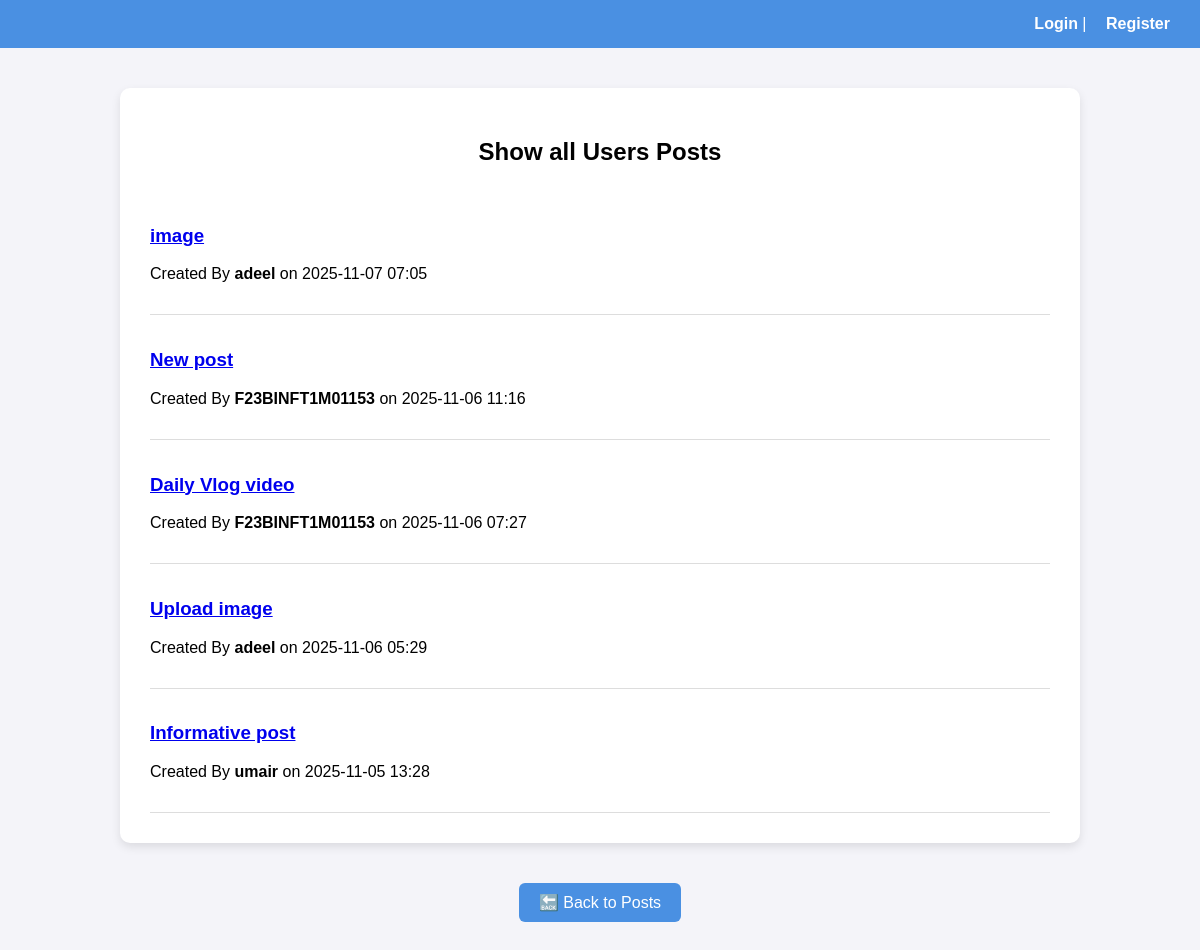
The app's page /posts/, older data.
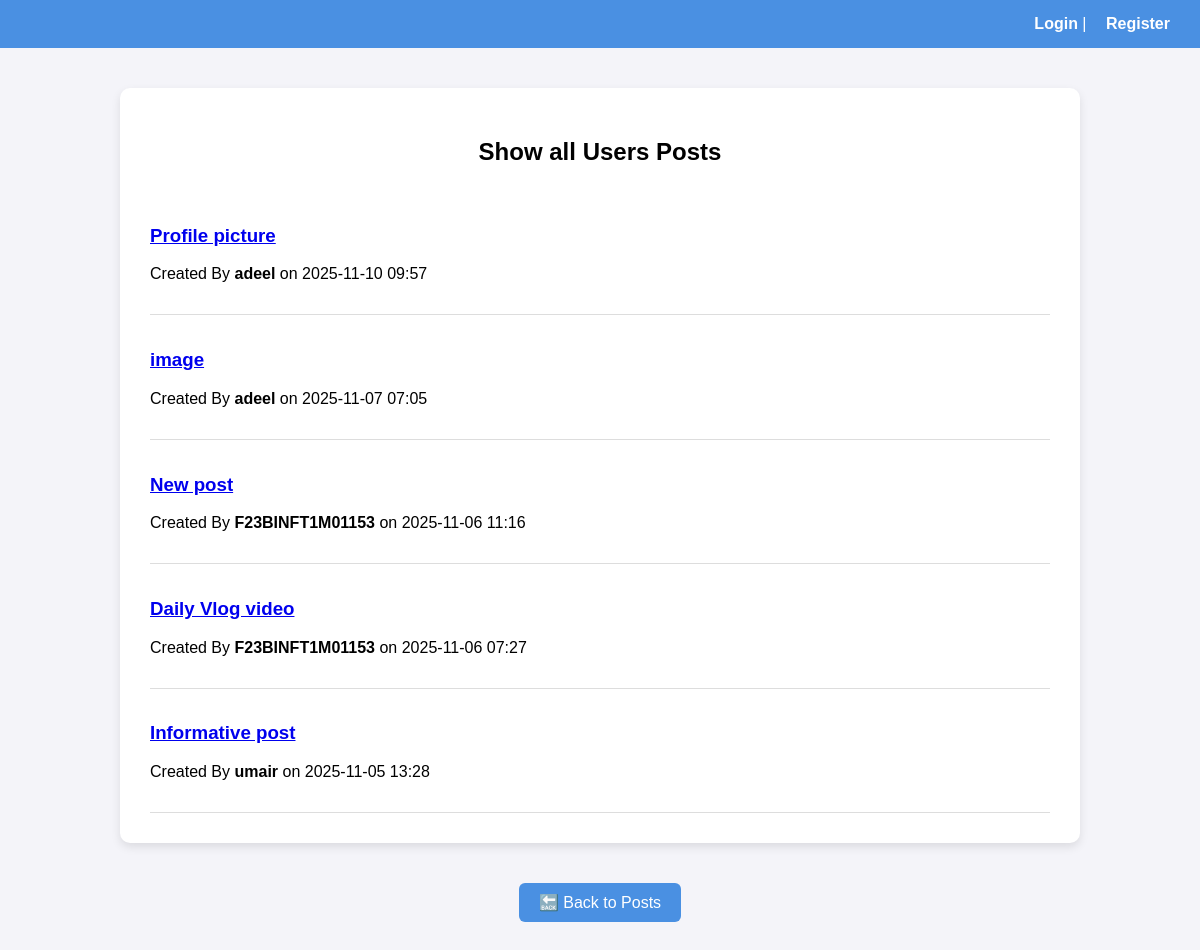
The same page, newer data.
### newapp/models.py (models this page shows)
class Post(models.Model):
    title = models.CharField(max_length=200)
    content = models.TextField()
    insert_image = models.ImageField(upload_to='post_images/', null=True, blank=True)
    author = models.ForeignKey(User, on_delete=models.CASCADE)
    created_at = models.DateTimeField(auto_now_add=True)
    updated_at = models.DateTimeField(auto_now=True)
    views = models.PositiveIntegerField(default=0)

### newapp/views.py (the view)
# urls.py: path("posts/", views.show_all_list, name="show_all_list"),
def show_all_list(request):
    posts = Post.objects.all().order_by('-created_at')
    return render(request, 'newapp/show_all_posts.html', {'posts': posts})

### templates/newapp/show_all_posts.html (shortened to what this page needs)
{% load static %}
<!DOCTYPE html>
<html>
<head>
</head>
<body>
<header>
    <div>
        {% if request.user.is_authenticated %}
            👤 {{ request.user.username }} |
            <a href="{% url 'newapp:logout' %}">Logout</a>
        {% else %}
            <a href="{% url 'newapp:login' %}">Login</a> |
            <a href="{% url 'newapp:register' %}">Register</a>
        {% endif %}
    </div>
</header>
<div class="container">
    <h2>Show all Users Posts</h2>
    {% for post in posts %}
        <div class="post">
            <h3><a href="{% url 'newapp:post_detail' post.pk %}">{{ post.title }}</a></h3>
            <p>Created By <strong>{{ post.author.username }}</strong> on {{ post.created_at|date:"Y-m-d H:i" }}</p>
        </div>
    {% empty %}
        <p>No posts available.</p>
    {% endfor %}
</div>
<div class="bottom-buttons">
    <a href="{% url 'newapp:post_list' %}" class="btn">🔙 Back to Posts</a>
</div>
</body>
</html>

Row changes from the older to the newer data that the page shows:
removed Post: title "Upload image", author.username "adeel", created_at "2025-11-06 05:29"
added Post: title "Profile picture", author.username "adeel", created_at "2025-11-10 09:57"
